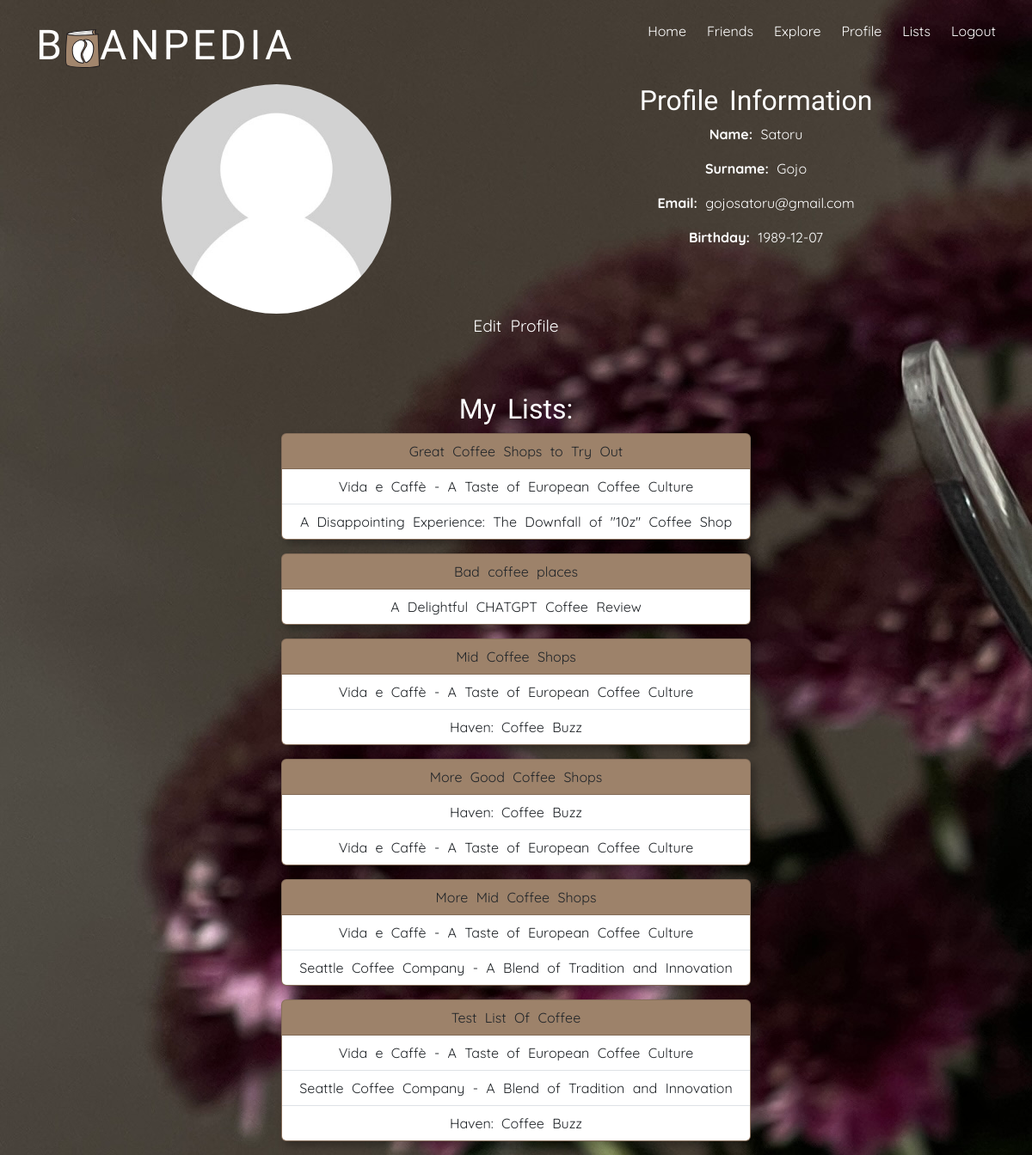
The page /project/profile.php (signed in) on the database its author committed.
### tables this page shows
CREATE TABLE `users` (
  `id` int NOT NULL,
  `name` varchar(255) NOT NULL,
  `surname` varchar(255) NOT NULL,
  `username` varchar(255) NOT NULL,
  `email` varchar(255) NOT NULL,
  `password` varchar(255) NOT NULL,
  `contact` int NOT NULL,
  `birthday` date DEFAULT NULL
);

CREATE TABLE `lists` (
  `id` int NOT NULL,
  `name` varchar(255) NOT NULL,
  `description` text,
  `user_id` int NOT NULL,
  `created_at` timestamp NOT NULL DEFAULT CURRENT_TIMESTAMP
);

CREATE TABLE `articles` (
  `id` int NOT NULL,
  `name` varchar(255) NOT NULL,
  `summary` varchar(2000) NOT NULL,
  `date` date NOT NULL,
  `hashtags` varchar(255) NOT NULL,
  `category` varchar(255) NOT NULL,
  `image_path` varchar(255) NOT NULL,
  `user_id` int NOT NULL,
  `list_id` int DEFAULT NULL
);

### project/profile.php (the view, shortened to what this page needs)
<?php
include "config.php";
if (isset($_GET['user_id'])) {
    $profile_user_id = $_GET['user_id'];
} else {
    $profile_user_id = $_SESSION['id'];
}
$query = "SELECT * FROM users WHERE id = ?";
$stmt = $conn->prepare($query);
$stmt->bind_param("i", $profile_user_id);
$stmt->execute();
$result = $stmt->get_result();
$user = $result->fetch_assoc();
include "head.php";
?>
        <link rel="stylesheet" type="text/css" href="css/style.css"/>
        <link rel="stylesheet" type="text/css" href="css/index.css"/>
        <link rel="stylesheet" type="text/css" href="css/profile.css"/>
    </head>
    <body>
    <div class="container justify-content-center align-items-center">
    <?php include "header.php";?>
    <div class="container justify-content-center align-items-center">
    <div class="row">
        <div class="col-md-6 align-items-center">
            <img src="images/profile.jpg" class="w-50 img-fluid rounded-circle" alt="Profile Image">
        </div>
        <div class="col-md-6">
            <h2>Profile Information</h2>
            <p class="p"><strong>Name:</strong> <?php echo $user['name']; ?></p>
            <p class="p"><strong>Surname:</strong> <?php echo $user['surname']; ?></p>
            <p class="p"><strong>Email:</strong> <?php echo $user['email']; ?></p>
            <p class="p"><strong>Birthday:</strong> <?php echo $user['birthday']; ?></p>
        </div>
    </div>
</div>
    <?php if (!isset($_GET['user_id'])) {
        echo '<p><a class="editing" href="edit_profile.php">Edit Profile</a></p>
        <br/><br/>
        <div class="row justify-content-center">
    <div class="col-md-6">
        <h3>My Lists:</h3>';
        include "config.php";
        $query2 = "SELECT * FROM lists WHERE user_id = ?";
        $stmt2 = $conn->prepare($query2);
        $stmt2->bind_param("i", $_SESSION["id"]);
        $stmt2->execute();
        $result2 = $stmt2->get_result();
        while ($row2 = $result2->fetch_assoc()) {
            $listname = $row2["name"];
            $id = $row2["id"];
        echo    '<div class="card mb-3">
                <div class="card-header">';
                    echo $listname;
        echo        '</div>
                <ul class="list-group list-group-flush">';
                    $query = "SELECT articles.name FROM `list_articles`
                            INNER JOIN articles ON list_articles.article_id = articles.id
                            INNER JOIN lists ON list_articles.list_id = lists.id
                            INNER JOIN users ON lists.user_id = users.id WHERE users.id = ? AND lists.id = ?;";
                    $stmt = $conn->prepare($query);
                    $stmt->bind_param("ii", $_SESSION["id"], $id);
                    $stmt->execute();
                    $result = $stmt->get_result();
                    while ($row = $result->fetch_assoc()) {
                    echo '<li class="list-group-item">';
                    echo $row["name"];
                    echo '</li>';
                    }
                echo '</ul>
            </div>';
        }
    echo '</div>
    </div>';
    }?>
    </div>
    </body>
</html>

### project/head.php (shortened to what this page needs)
<?php echo '<!DOCTYPE html>
<html lang="en">
<head>
        <meta charset="UTF-8" />
        <meta name="author" content="Thato Kalagobe" />
        <meta name="viewport" content="width=device-width, initial-scale=1.0">
        <title>Beanpedia</title>
        <link rel="preconnect" href="https://fonts.googleapis.com">
        <link rel="preconnect" href="https://fonts.gstatic.com" crossorigin>
        <link href="https://fonts.googleapis.com/css2?family=Gilda+Display&family=Suranna&display=swap" rel="stylesheet">
        <link href="https://fonts.googleapis.com/css2?family=Quicksand&display=swap" rel="stylesheet">
        <link rel="icon" type="image/x-icon" href="images/logo.svg">
		<script src="https://code.jquery.com/jquery-3.7.1.min.js"></script>
        <link href="https://cdn.jsdelivr.net/npm/bootstrap@5.3.1/dist/css/bootstrap.min.css" rel="stylesheet">
        <link href="https://cdn.lineicons.com/4.0/lineicons.css" rel="stylesheet" />';
?>

### project/header.php
<?php
    echo '
    <div class="row">
        <div class="col-lg-6">
            <nav class="navbar navbar-expand-lg navbar-dark bg-dark bg-transparent mt-3">
                <h1 id="main-heading"><a href="index.php">B<img src="images/logo.svg" width="40">ANPEDIA</a></h1>
            </nav>
        </div>
        <div class="col-lg-6">
            <nav class="navbar navbar-expand-lg navbar-dark bg-transparent justify-content-end mt-3">
                <div class="row ml-auto ul">
                    <div class="col-auto li">
                        <a class="nav-link" href="index.php">Home</a>
                    </div>
                    <div class="col-auto li">
                        <a class="nav-link" href="friend_list.php">Friends</a>
                    </div>
                    <div class="col-auto li">
                        <a class="nav-link" href="search.php">Explore</a>
                    </div>
                    <div class="col-auto li">
                        <a class="nav-link" href="profile.php">Profile</a>
                    </div>
                    <div class="col-auto li">
                        <a class="nav-link" href="list.php">Lists</a>
                    </div>
                    <div class="col-auto li">
                        <a class="nav-link" href="logout.php">Logout</a>
                    </div>
                </div>
            </nav>
        </div>
    </div>';
?>

### project/css/style.css (style rules this page uses)
.editing { color: white; width: 14%; font-size: 1.2em; }
h2, h3 { font-family: 'Gilda Display', sans-serif; font-size: 2em; color: white; }
h1 { color: white; font-size: 3em; letter-spacing: 4px; font-family: 'Gilda Display', sans-serif; }
a { text-decoration: none; color: inherit; transition: all 0.4s linear; }
.navbar { color: white; }
body { font-family: 'Quicksand', sans-serif; font-size: 1em; word-spacing: 5px; background-image: url('../images/bg.JPG'); }
.p { color: white; }

### project/css/index.css (style rules this page uses)
.card { box-shadow: 5px 5px 10px rgba(0, 0, 0, 0.3); margin-bottom: 20px; max-height: 100%; background-color: #a2866d; display: flex; flex-direction: column; justify-content: center; }

### project/css/profile.css (style rules this page uses)
.container { text-align: center; align-items: center; justify-content: center; flex-direction: column; }
body { height:100vh; }

### rows shown on the page
users: name "Satoru", surname "Gojo", email "gojosatoru@gmail.com", birthday "1989-12-07"
lists: name "Great Coffee Shops to Try Out"
articles: name "Vida e Caffè - A Taste of European Coffee Culture"
articles: name "A Disappointing Experience: The Downfall of \"10z\" Coffee Shop"
lists: name "Bad coffee places"
articles: name "A Delightful CHATGPT Coffee Review"
lists: name "Mid Coffee Shops"
articles: name "Haven: Coffee Buzz"
lists: name "More Good Coffee Shops"
lists: name "More Mid Coffee Shops"
articles: name "Seattle Coffee Company - A Blend of Tradition and Innovation"
lists: name "Test List Of Coffee"
